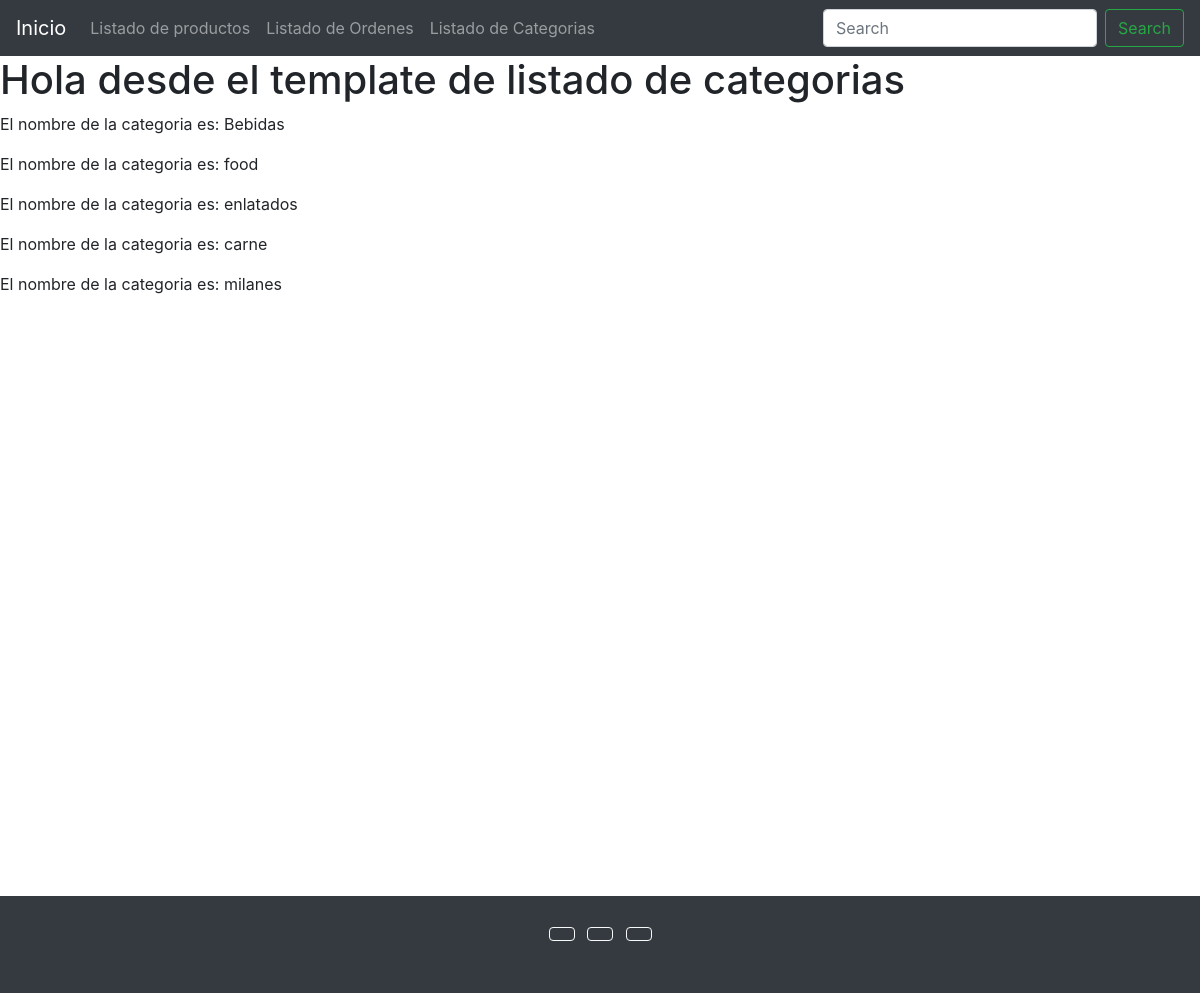
Before: /products/list-categories/ with the older database file.
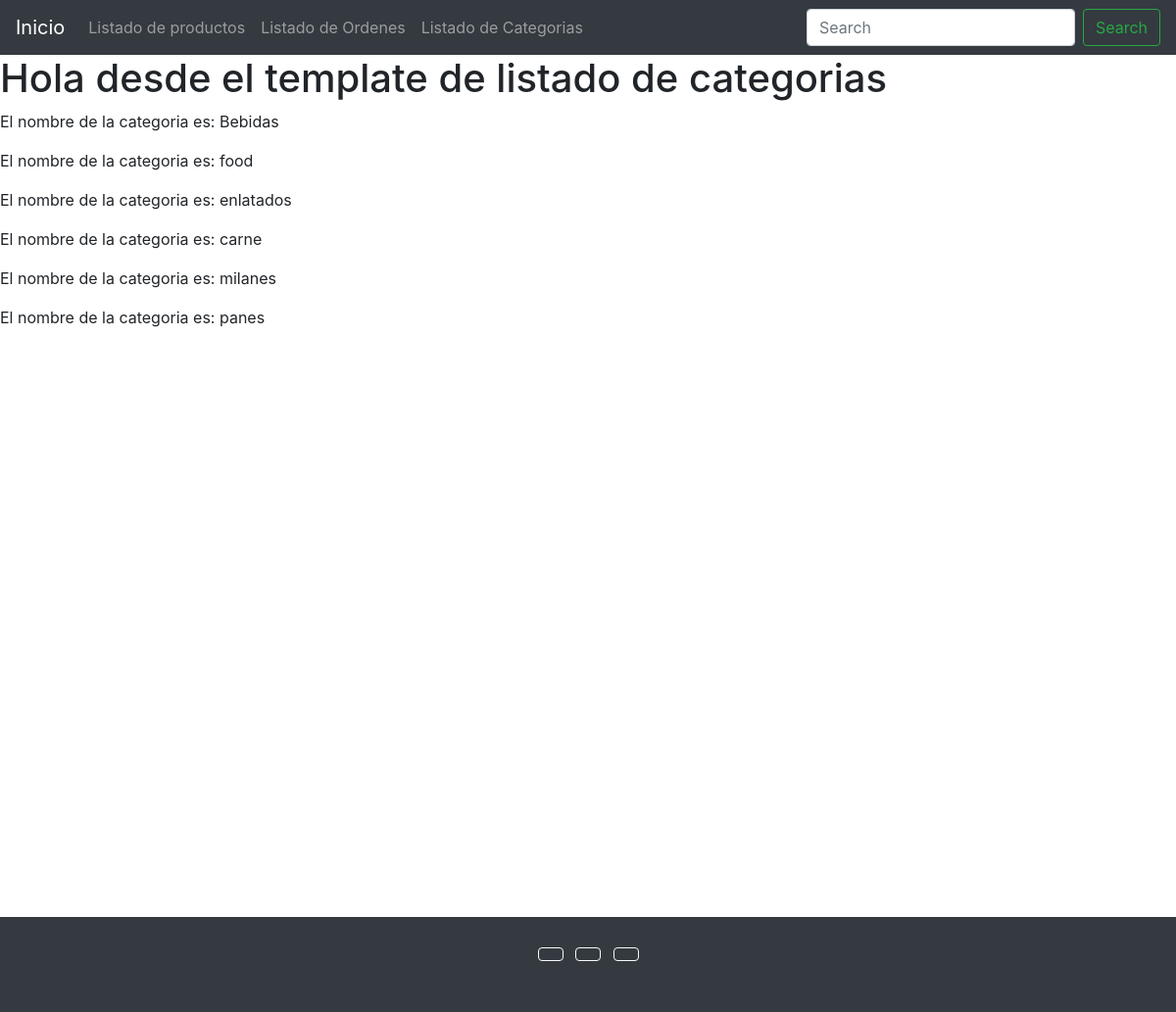
After: the same page with the newer database file.
### products/models.py (models this page shows)
class Category(models.Model):
    name = models.CharField(max_length=50, unique=True)

### products/views.py (the view)
# urls.py: path('list-categories/', list_categories),
def list_categories(request):
    all_categories = Category.objects.all()
    context = {
        'categories':all_categories
    }
    return render(request, 'categories/list_categories.html', context=context)

### templates/categories/list_categories.html (shortened to what this page needs)
{% extends 'base.html' %}
{% block content %}
    <h1>Hola desde el template de listado de categorias</h1>
    {% for category in categories %}
        <p>El nombre de la categoria es: {{category.name}} </p>
    {% endfor %}
{% endblock %}

Changed rows visible on the page:
added Category: name "panes"
